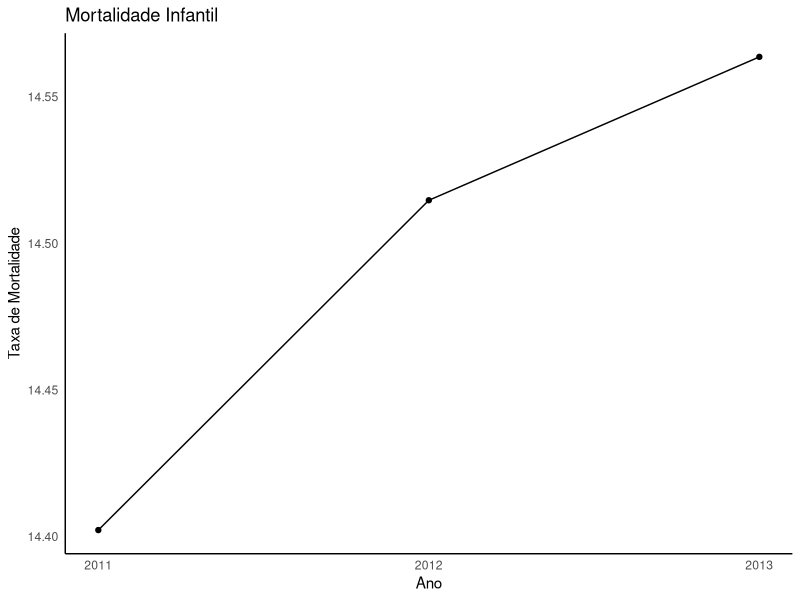
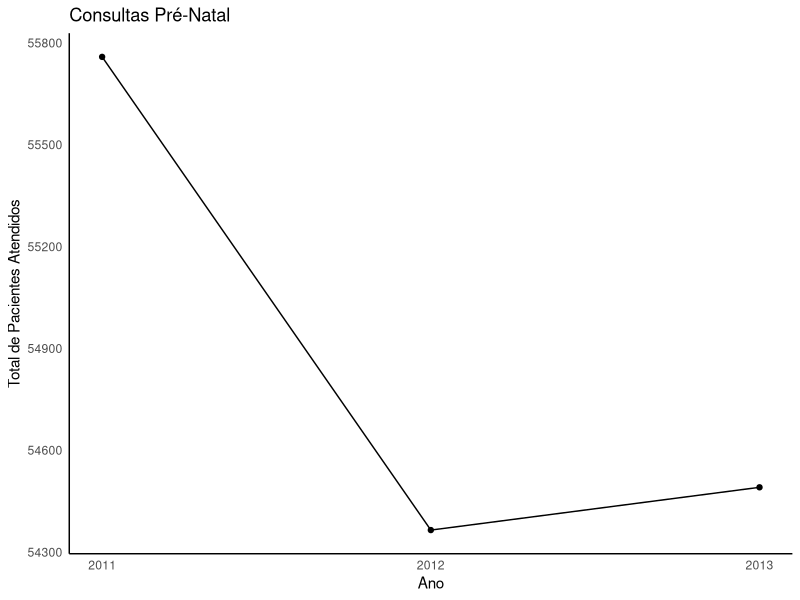
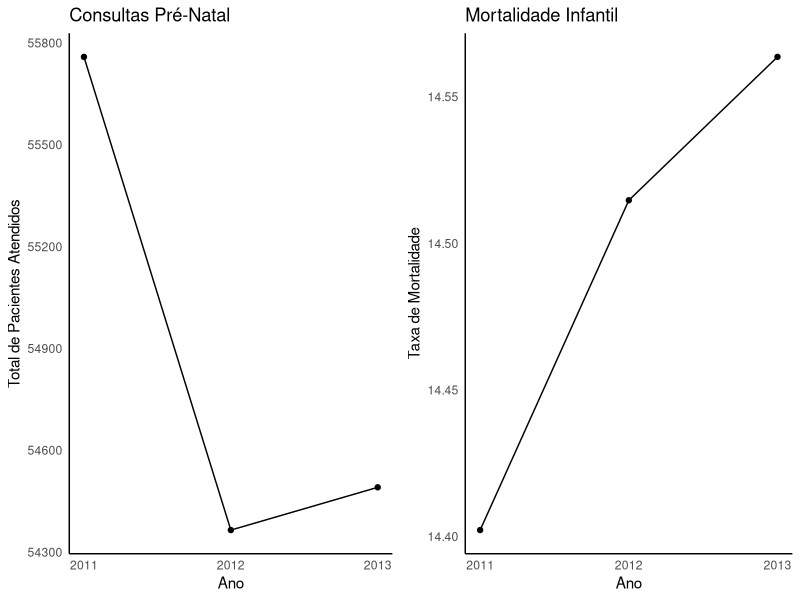

Generate these figures, in order, with R:
## ---- chunk 1
library(ggplot2)
require(gridExtra)
library(gtable)
library(grid)
library(dplyr)
## ---- chunk 2
pre_natal_2011 <- read.csv("data/Consult_pre-natal_PARAIBA_2011_sem_acento.csv", sep=";")
pre_natal_2012 <- read.csv("data/Consult_pre-natal_PARAIBA_2012_sem_acento.csv", sep=";")
pre_natal_2013 <- read.csv("data/Consult_pre-natal_PARAIBA_2013_sem_acento.csv", sep=";")

nascidos_vivos_2011 <- read.csv("data/NASCIDOS_VIVOS_PARAIBA_2011_sem_acento.csv", sep=";")
nascidos_vivos_2012 <- read.csv("data/NASCIDOS_VIVOS_PARAIBA_2012_sem_acento.csv", sep=";")
nascidos_vivos_2013 <- read.csv("data/NASCIDOS_VIVOS_PARAIBA_2013_sem_acento.csv", sep=";")

obitos_infantis_2011 <- read.csv("data/OBITOS_INFANTIS_PARAIBA_2011_sem_acento.csv", sep=";")
obitos_infantis_2012 <- read.csv("data/OBITOS_INFANTIS_PARAIBA_2012_sem_acento.csv", sep=";")
obitos_infantis_2013 <- read.csv("data/OBITOS_INFANTIS_PARAIBA_2013_sem_acento.csv", sep=";")

obitos_infantis_2012[,5] <-  NULL
## ---- chunk 3
# Calcula a taxa de mortalidade
calcula_mortalidade <- function(df_obitos, df_nascidos_vivos){
  df_obitos$Municipio <- as.character(df_obitos$Municipio)
  obitos <- filter(df_obitos, Municipio == "Total")[,5]
  
  df_nascidos_vivos$Municipio <- as.character(df_nascidos_vivos$Municipio)
  nascidos_vivos <- filter(df_nascidos_vivos, Municipio == "Total")[,2]
  
  (obitos/nascidos_vivos) * 1000
}

mortalidade_2011 <- calcula_mortalidade(obitos_infantis_2011, nascidos_vivos_2011)
mortalidade_2012 <- calcula_mortalidade(obitos_infantis_2012, nascidos_vivos_2012)
mortalidade_2013 <- calcula_mortalidade(obitos_infantis_2013, nascidos_vivos_2013)

mortalidade <- data.frame(ano = c(2011, 2012, 2013),
                          taxa = c(mortalidade_2011, mortalidade_2012, mortalidade_2013))


m <- ggplot(data = mortalidade, aes(x=ano, y = taxa, group=1)) + 
  geom_line() +
  geom_point() + 
  labs(y='Taxa de Mortalidade', x='Ano', title = "Mortalidade Infantil") + 
  theme_classic() + 
  theme(axis.ticks = element_blank()) +
  scale_x_continuous(breaks=2011:2013)

png("plot/mortalidade.png", width = 800, height = 600)
dev.off()
m
## ---- chunk 4
totalConsultas <- function(data) {
  data[,3] <- as.numeric(as.character(data[,3]))
  data[,4] <- as.numeric(as.character(data[,4]))
  data[,5] <- as.numeric(as.character(data[,5]))
  
  data[is.na(data)] <- 0
  
  data$totalConsultas <- data[,3] + data[,4] + data[,5]
  tail(data, 1)$totalConsultas
}

pre_natal_2011_total <- totalConsultas(pre_natal_2011)
pre_natal_2012_total <- totalConsultas(pre_natal_2012)
pre_natal_2013_total <- totalConsultas(pre_natal_2013)

pre_natal <- data.frame(ano = c(2011, 2012, 2013),
                          consultas = c(pre_natal_2011_total, pre_natal_2012_total, pre_natal_2013_total))


p <- ggplot(data = pre_natal, aes(x=ano, y = consultas, group=1)) + 
  geom_line() +
  geom_point() + 
  labs(y='Total de Pacientes Atendidos', x='Ano', title = "Consultas Pré-Natal") + 
  theme_classic() + 
  theme(axis.ticks = element_blank()) +
  scale_x_continuous(breaks=2011:2013)

png("plot/pre_natal.png", width = 800, height = 600)
dev.off()
p
## ---- chunk 5
grid.arrange(p, m, ncol=2)
png("plot/comparacao.png", width = 800, height = 600)
dev.off()
